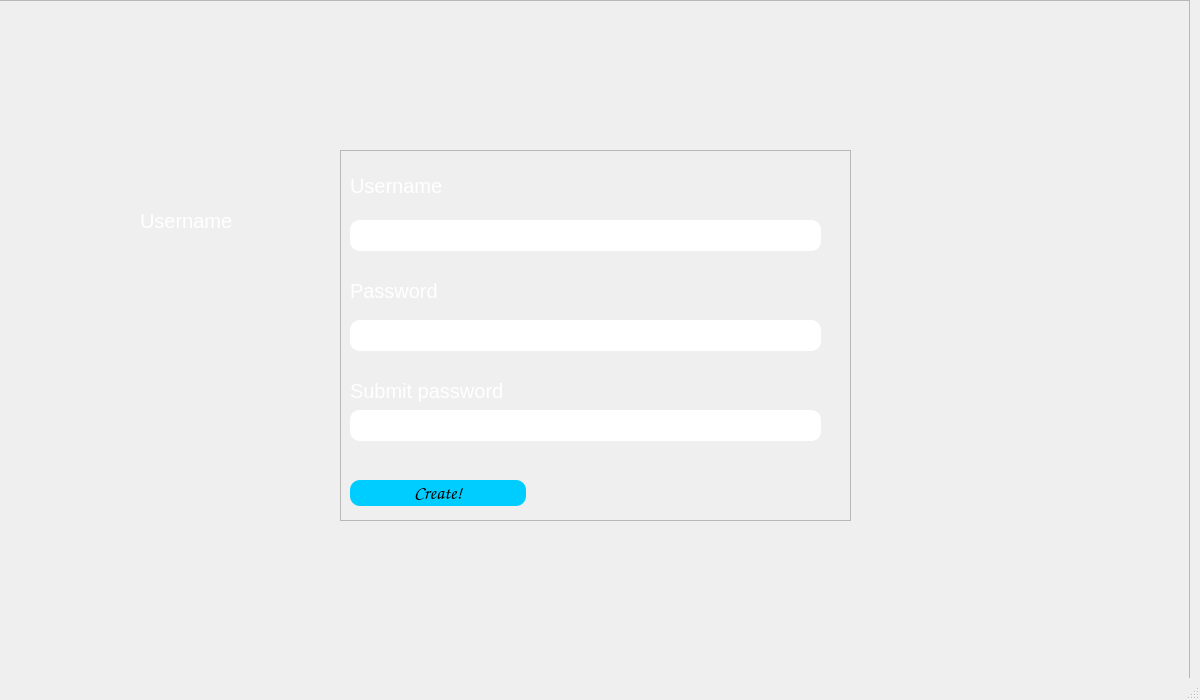
<?xml version="1.0" encoding="UTF-8"?>
<ui version="4.0">
 <class>Main</class>
 <widget class="QMainWindow" name="Main">
  <property name="geometry">
   <rect>
    <x>0</x>
    <y>0</y>
    <width>1200</width>
    <height>700</height>
   </rect>
  </property>
  <property name="sizePolicy">
   <sizepolicy hsizetype="Preferred" vsizetype="Preferred">
    <horstretch>0</horstretch>
    <verstretch>0</verstretch>
   </sizepolicy>
  </property>
  <property name="windowTitle">
   <string>Home - MathLab</string>
  </property>
  <widget class="QWidget" name="centralwidget">
   <property name="sizePolicy">
    <sizepolicy hsizetype="Preferred" vsizetype="Preferred">
     <horstretch>0</horstretch>
     <verstretch>0</verstretch>
    </sizepolicy>
   </property>
   <widget class="QFrame" name="login_signup_window">
    <property name="enabled">
     <bool>true</bool>
    </property>
    <property name="geometry">
     <rect>
      <x>-10</x>
      <y>0</y>
      <width>1200</width>
      <height>700</height>
     </rect>
    </property>
    <property name="toolTip">
     <string/>
    </property>
    <property name="frameShape">
     <enum>QFrame::StyledPanel</enum>
    </property>
    <property name="frameShadow">
     <enum>QFrame::Raised</enum>
    </property>
    <widget class="QLabel" name="login_signup_background">
     <property name="geometry">
      <rect>
       <x>0</x>
       <y>-21</y>
       <width>1200</width>
       <height>741</height>
      </rect>
     </property>
     <property name="text">
      <string/>
     </property>
     <property name="pixmap">
      <pixmap>design/title_screen.png</pixmap>
     </property>
    </widget>
    <widget class="QFrame" name="Signup_window">
     <property name="geometry">
      <rect>
       <x>350</x>
       <y>150</y>
       <width>511</width>
       <height>371</height>
      </rect>
     </property>
     <property name="frameShape">
      <enum>QFrame::StyledPanel</enum>
     </property>
     <property name="frameShadow">
      <enum>QFrame::Raised</enum>
     </property>
     <widget class="QLabel" name="signup_username_label">
      <property name="geometry">
       <rect>
        <x>10</x>
        <y>20</y>
        <width>471</width>
        <height>31</height>
       </rect>
      </property>
      <property name="font">
       <font>
        <family>Arial</family>
        <pointsize>15</pointsize>
        <weight>50</weight>
        <bold>false</bold>
       </font>
      </property>
      <property name="styleSheet">
       <string notr="true">QLabel {
	color: white;
}</string>
      </property>
      <property name="text">
       <string>Username</string>
      </property>
     </widget>
     <widget class="QLineEdit" name="signup_username_input">
      <property name="geometry">
       <rect>
        <x>10</x>
        <y>70</y>
        <width>471</width>
        <height>31</height>
       </rect>
      </property>
      <property name="font">
       <font>
        <family>Arial</family>
        <pointsize>14</pointsize>
       </font>
      </property>
      <property name="styleSheet">
       <string notr="true">QLineEdit {
	border-radius: 10px;
	border: 2px solid white;
}

QLineEdit:focus {
	border-radius: 10px;
	border: 2px solid rgb(0, 205, 255);
}</string>
      </property>
     </widget>
     <widget class="QLabel" name="signup_password_label">
      <property name="geometry">
       <rect>
        <x>10</x>
        <y>120</y>
        <width>161</width>
        <height>41</height>
       </rect>
      </property>
      <property name="font">
       <font>
        <family>Arial</family>
        <pointsize>15</pointsize>
        <weight>50</weight>
        <bold>false</bold>
       </font>
      </property>
      <property name="styleSheet">
       <string notr="true">QLabel {
	color: white;
}</string>
      </property>
      <property name="text">
       <string>Password</string>
      </property>
     </widget>
     <widget class="QLineEdit" name="signup_password_input">
      <property name="geometry">
       <rect>
        <x>10</x>
        <y>170</y>
        <width>471</width>
        <height>31</height>
       </rect>
      </property>
      <property name="font">
       <font>
        <family>Arial</family>
        <pointsize>14</pointsize>
       </font>
      </property>
      <property name="styleSheet">
       <string notr="true">QLineEdit {
	border-radius: 10px;
	border: 2px solid white;
}

QLineEdit:focus {
	border-radius: 10px;
	border: 2px solid rgb(0, 205, 255);
}</string>
      </property>
      <property name="echoMode">
       <enum>QLineEdit::Password</enum>
      </property>
     </widget>
     <widget class="QPushButton" name="signup_button">
      <property name="geometry">
       <rect>
        <x>10</x>
        <y>330</y>
        <width>176</width>
        <height>26</height>
       </rect>
      </property>
      <property name="maximumSize">
       <size>
        <width>300</width>
        <height>35</height>
       </size>
      </property>
      <property name="font">
       <font>
        <family>Comic Sans MS</family>
        <pointsize>14</pointsize>
        <weight>50</weight>
        <italic>false</italic>
        <bold>false</bold>
       </font>
      </property>
      <property name="cursor">
       <cursorShape>PointingHandCursor</cursorShape>
      </property>
      <property name="styleSheet">
       <string notr="true">QPushButton {
	border-radius: 10px;
	background: rgb(0, 205, 255);
}

QPushButton:pressed {
	background:rgb(0, 203, 14);
	
}</string>
      </property>
      <property name="text">
       <string>Create!</string>
      </property>
     </widget>
     <widget class="QLabel" name="signup_submit_password_label">
      <property name="geometry">
       <rect>
        <x>10</x>
        <y>220</y>
        <width>211</width>
        <height>41</height>
       </rect>
      </property>
      <property name="font">
       <font>
        <family>Arial</family>
        <pointsize>15</pointsize>
        <weight>50</weight>
        <bold>false</bold>
       </font>
      </property>
      <property name="styleSheet">
       <string notr="true">QLabel {
	color: white;
}</string>
      </property>
      <property name="text">
       <string>Submit password</string>
      </property>
     </widget>
     <widget class="QLineEdit" name="signup_submit_password_input">
      <property name="geometry">
       <rect>
        <x>10</x>
        <y>260</y>
        <width>471</width>
        <height>31</height>
       </rect>
      </property>
      <property name="font">
       <font>
        <family>Arial</family>
        <pointsize>14</pointsize>
       </font>
      </property>
      <property name="styleSheet">
       <string notr="true">QLineEdit {
	border-radius: 10px;
	border: 2px solid white;
}

QLineEdit:focus {
	border-radius: 10px;
	border: 2px solid rgb(0, 205, 255);
}</string>
      </property>
      <property name="echoMode">
       <enum>QLineEdit::Password</enum>
      </property>
     </widget>
    </widget>
    <widget class="QLabel" name="login_signup_error">
     <property name="geometry">
      <rect>
       <x>30</x>
       <y>530</y>
       <width>1021</width>
       <height>81</height>
      </rect>
     </property>
     <property name="font">
      <font>
       <pointsize>16</pointsize>
       <weight>50</weight>
       <italic>false</italic>
       <bold>false</bold>
       <underline>false</underline>
      </font>
     </property>
     <property name="styleSheet">
      <string notr="true">QLabel {
	color: red;
}</string>
     </property>
     <property name="text">
      <string/>
     </property>
     <property name="alignment">
      <set>Qt::AlignHCenter|Qt::AlignTop</set>
     </property>
    </widget>
    <widget class="QLabel" name="login_username_label">
     <property name="geometry">
      <rect>
       <x>150</x>
       <y>200</y>
       <width>161</width>
       <height>41</height>
      </rect>
     </property>
     <property name="font">
      <font>
       <family>Arial</family>
       <pointsize>15</pointsize>
       <weight>50</weight>
       <bold>false</bold>
      </font>
     </property>
     <property name="styleSheet">
      <string notr="true">QLabel {
	color: white;
}</string>
     </property>
     <property name="text">
      <string>Username</string>
     </property>
    </widget>
   </widget>
  </widget>
  <widget class="QMenuBar" name="menubar">
   <property name="geometry">
    <rect>
     <x>0</x>
     <y>0</y>
     <width>1200</width>
     <height>26</height>
    </rect>
   </property>
  </widget>
  <widget class="QStatusBar" name="statusbar"/>
 </widget>
 <resources/>
 <connections/>
</ui>
